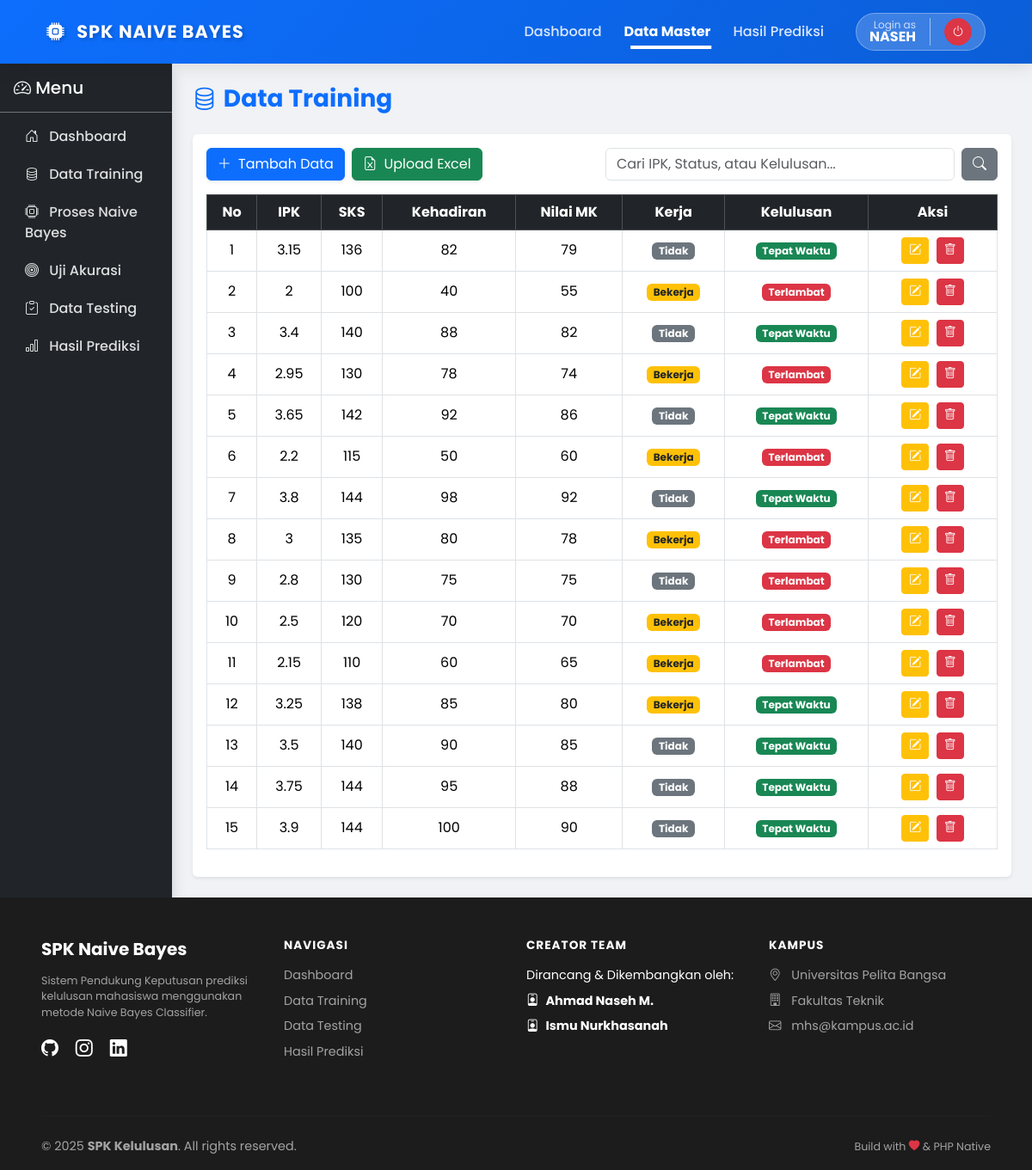
/training/training.php (signed in), run on the app's committed database.
### tables this page shows
CREATE TABLE `training` (
  `id` int(11) NOT NULL,
  `ipk` double NOT NULL,
  `sks` int(11) NOT NULL,
  `kehadiran` int(11) NOT NULL,
  `nilai_mk` int(11) NOT NULL,
  `kerja` varchar(20) NOT NULL,
  `kelulusan` varchar(20) NOT NULL
);

### training/training.php (the view, shortened to what this page needs)
<?php
include '../template/header.php';
include '../template/sidebar.php';
include '../config/koneksi.php';
$keyword = "";
if (isset($_POST['cari'])) {
    $keyword = $_POST['keyword'];
    $query_str = "SELECT * FROM training WHERE
                  kelulusan LIKE '%$keyword%' OR
                  kerja LIKE '%$keyword%' OR
                  ipk LIKE '%$keyword%'
                  ORDER BY id DESC";
} else {
    $query_str = "SELECT * FROM training ORDER BY id DESC";
}
$data = mysqli_query($koneksi, $query_str);
?>
<div class="d-flex justify-content-between align-items-center mb-3">
    <h3 class="fw-bold text-primary"><i class="bi bi-database me-2"></i>Data Training</h3>
</div>
<div class="card shadow-sm border-0">
    <div class="card-body">
        <div class="row mb-3 g-2">
            <div class="col-md-6">
                <a href="tambah.php" class="btn btn-primary shadow-sm">
                    <i class="bi bi-plus-lg me-1"></i> Tambah Data
                </a>
                <a href="upload.php" class="btn btn-success shadow-sm ms-1">
                    <i class="bi bi-file-earmark-excel me-1"></i> Upload Excel
                </a>
            </div>
            <div class="col-md-6">
                <form method="POST" class="d-flex gap-2">
                    <input type="text" name="keyword" class="form-control" placeholder="Cari IPK, Status, atau Kelulusan..." value="<?= $keyword ?>">
                    <button type="submit" name="cari" class="btn btn-secondary">
                        <i class="bi bi-search"></i>
                    </button>
                </form>
            </div>
        </div>
        <div class="table-responsive">
            <table class="table table-hover table-bordered text-center align-middle">
                <thead class="table-dark">
                    <tr>
                        <th>No</th>
                        <th>IPK</th>
                        <th>SKS</th>
                        <th>Kehadiran</th>
                        <th>Nilai MK</th>
                        <th>Kerja</th>
                        <th>Kelulusan</th>
                        <th width="150">Aksi</th>
                    </tr>
                </thead>
                <tbody>
                    <?php
                    $no = 1;
                    if ($data && mysqli_num_rows($data) > 0) {
                        while($d = mysqli_fetch_array($data)){
                    ?>
                        <tr>
                            <td><?= $no++ ?></td>
                            <td><?= $d['ipk'] ?></td>
                            <td><?= $d['sks'] ?></td>
                            <td><?= $d['kehadiran'] ?></td>
                            <td><?= $d['nilai_mk'] ?></td>
                            <td>
                                <?php if($d['kerja'] == 'Ya' || $d['kerja'] == 'Iya'): ?>
                                    <span class="badge bg-warning text-dark">Bekerja</span>
                                <?php else: ?>
                                    <span class="badge bg-secondary">Tidak</span>
                                <?php endif; ?>
                            </td>
                            <td>
                                <span class="badge <?= $d['kelulusan'] == 'Tepat Waktu' ? 'bg-success' : 'bg-danger' ?>">
                                    <?= $d['kelulusan'] ?>
                                </span>
                            </td>
                            <td>
                                <a href="edit.php?id=<?= $d['id'] ?>" class="btn btn-sm btn-warning text-white me-1" title="Edit Data">
                                    <i class="bi bi-pencil-square"></i>
                                </a>
                                <a href="hapus.php?id=<?= $d['id'] ?>" class="btn btn-sm btn-danger" onclick="return confirm('Yakin ingin menghapus data ini?')" title="Hapus Data">
                                    <i class="bi bi-trash"></i>
                                </a>
                            </td>
                        </tr>
                    <?php
                        }
                    } ?>
                </tbody>
            </table>
        </div>
    </div>
</div>
<?php include '../template/footer.php'; ?>

### template/header.php (style rules this page uses)
:root { --primary-color: #0d6efd; --secondary-color: #0b5ed7; }
body { background-color: #f0f2f5; font-family: 'Poppins', sans-serif; }
html { scroll-behavior: smooth; }

### data on the page
training: ipk "3.15", sks "136", kehadiran "82", nilai_mk "79", kerja "Tidak", kelulusan "Tepat Waktu"
training: ipk "2", sks "100", kehadiran "40", nilai_mk "55", kerja "Bekerja", kelulusan "Terlambat"
training: ipk "3.4", sks "140", kehadiran "88", nilai_mk "82", kerja "Tidak", kelulusan "Tepat Waktu"
training: ipk "2.95", sks "130", kehadiran "78", nilai_mk "74", kerja "Bekerja", kelulusan "Terlambat"
training: ipk "3.65", sks "142", kehadiran "92", nilai_mk "86", kerja "Tidak", kelulusan "Tepat Waktu"
training: ipk "2.2", sks "115", kehadiran "50", nilai_mk "60", kerja "Bekerja", kelulusan "Terlambat"
training: ipk "3.8", sks "144", kehadiran "98", nilai_mk "92", kerja "Tidak", kelulusan "Tepat Waktu"
training: ipk "3", sks "135", kehadiran "80", nilai_mk "78", kerja "Bekerja", kelulusan "Terlambat"
training: ipk "2.8", sks "130", kehadiran "75", nilai_mk "75", kerja "Tidak", kelulusan "Terlambat"
training: ipk "2.5", sks "120", kehadiran "70", nilai_mk "70", kerja "Bekerja", kelulusan "Terlambat"
training: ipk "2.15", sks "110", kehadiran "60", nilai_mk "65", kerja "Bekerja", kelulusan "Terlambat"
training: ipk "3.25", sks "138", kehadiran "85", nilai_mk "80", kerja "Bekerja", kelulusan "Tepat Waktu"
training: ipk "3.5", sks "140", kehadiran "90", nilai_mk "85", kerja "Tidak", kelulusan "Tepat Waktu"
training: ipk "3.75", sks "144", kehadiran "95", nilai_mk "88", kerja "Tidak", kelulusan "Tepat Waktu"
training: ipk "3.9", sks "144", kehadiran "100", nilai_mk "90", kerja "Tidak", kelulusan "Tepat Waktu"

### other printed values
$_SESSION['username'] "NASEH"
